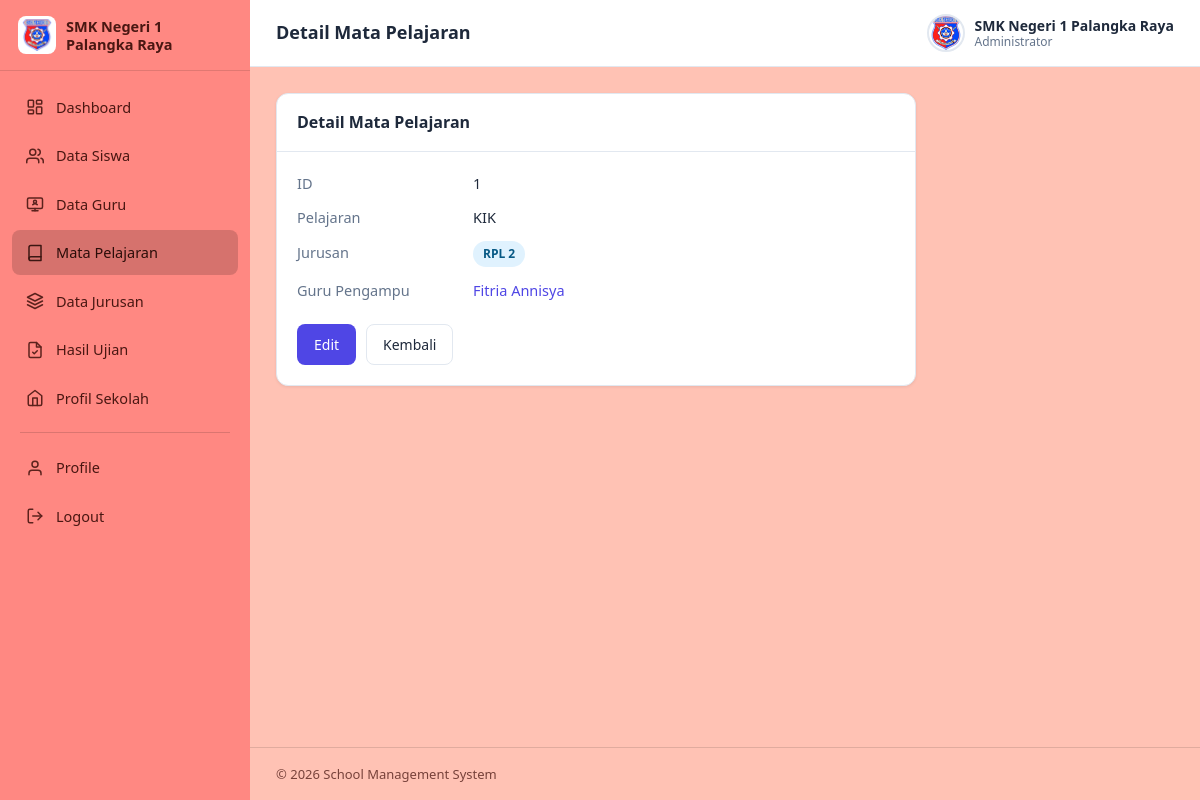
Screenshot of /web_sekolah/pages/pelajaran/detail.php?id=1 (signed in) with the database file from the repository.
### tables this page shows
CREATE TABLE `tbl_pelajaran` (
  `id` int(11) NOT NULL AUTO_INCREMENT,
  `pelajaran` varchar(50) NOT NULL,
  `jurusan` varchar(50) NOT NULL,
  `guru` varchar(50) NOT NULL,
  PRIMARY KEY (`id`)
);

### web_sekolah/includes/functions.php (called while the page is built, shortened)
<?php
function e(?string $s): string
{
    return htmlspecialchars((string)$s, ENT_QUOTES, 'UTF-8');
}

### web_sekolah/pages/pelajaran/detail.php (the view, shortened to what this page needs)
<?php
require_once __DIR__ . '/../../includes/functions.php';
$pdo = db();
$id = (int)($_GET['id'] ?? 0);
$stmt = $pdo->prepare('SELECT * FROM tbl_pelajaran WHERE id = ?');
$stmt->execute([$id]);
$p = $stmt->fetch();
$guruInfo = $pdo->prepare('SELECT * FROM tbl_guru WHERE nama = ? LIMIT 1');
$guruInfo->execute([$p['guru']]);
$guru = $guruInfo->fetch();
include __DIR__ . '/../../includes/header.php';
?>
<div class="card" style="max-width:640px">
    <div class="card-header"><span class="card-title">Detail Mata Pelajaran</span></div>
    <div class="card-body">
        <dl class="detail-grid">
            <dt>ID</dt><dd><?= (int)$p['id'] ?></dd>
            <dt>Pelajaran</dt><dd><?= e($p['pelajaran']) ?></dd>
            <dt>Jurusan</dt><dd><span class="badge badge-info"><?= e($p['jurusan']) ?></span></dd>
            <dt>Guru Pengampu</dt>
            <dd>
                <?php if ($guru): ?>
                    <a href="<?= BASE_URL ?>/pages/guru/detail.php?id=<?= (int)$guru['id'] ?>"><?= e($p['guru']) ?></a>
                <?php else: ?>
                    <?= e($p['guru']) ?> <?= $p['guru'] !== '' ? '<span class="badge badge-muted">tidak terdaftar</span>' : '' ?>
                <?php endif; ?>
            </dd>
        </dl>
        <div class="form-actions">
            <a href="form.php?id=<?= (int)$p['id'] ?>" class="btn btn-primary">Edit</a>
            <a href="index.php" class="btn btn-secondary">Kembali</a>
        </div>
    </div>
</div>
<?php include __DIR__ . '/../../includes/footer.php'; ?>

### web_sekolah/assets/css/style.css (style rules this page uses)
:root { --primary: #4f46e5; --primary-dark: #4338ca; --primary-light: #eef2ff; --success: #16a34a; --success-light: #dcfce7; --danger: #dc2626; --danger-light: #fee2e2; --warning: #d97706; --warning-light: #fef3c7; --info: #0284c7; --info-light: #e0f2fe; --sidebar-bg: #ff8882; --sidebar-hover: rgba(0,0,0,.08); --sidebar-active: rgba(0,0,0,.16); --sidebar-text: #4a1712; --text: #1e293b; --text-muted: #64748b; --border: #e2e8f0; --bg: #ffc2b4; --card: #ffffff; --radius: 12px; --shadow: 0 1px 3px rgba(15, 23, 42, .08); --shadow-lg: 0 10px 25px rgba(15, 23, 42, .12); --sidebar-w: 250px; }
* { margin: 0; padding: 0; box-sizing: border-box; }
body { font-family: "Segoe UI", system-ui, -apple-system, Roboto, "Helvetica Neue", Arial, sans-serif; background: var(--bg); color: var(--text); font-size: 14.5px; line-height: 1.55; }
a { color: var(--primary); text-decoration: none; }
.card { background: var(--card); border: 1px solid var(--border); border-radius: var(--radius); box-shadow: var(--shadow); margin-bottom: 24px; }
.card-header { display: flex; align-items: center; justify-content: space-between; flex-wrap: wrap; gap: 10px; padding: 16px 20px; border-bottom: 1px solid var(--border); }
.card-title { font-size: 16px; font-weight: 600; }
.card-body { padding: 20px; }
.btn { display: inline-flex; align-items: center; gap: 7px; padding: 9px 16px; border: 1px solid transparent; border-radius: 8px; font-size: 14px; font-weight: 500; cursor: pointer; transition: background .15s, border .15s; white-space: nowrap; }
.btn-primary { background: var(--primary); color: #fff; }
.btn-secondary { background: #fff; color: var(--text); border-color: var(--border); }
.form-actions { display: flex; gap: 10px; margin-top: 22px; }
.badge { display: inline-block; padding: 4px 10px; border-radius: 999px; font-size: 12px; font-weight: 600; }
.badge-info { background: var(--info-light); color: #075985; }
.detail-grid { display: grid; grid-template-columns: 160px 1fr; row-gap: 12px; column-gap: 16px; }
.detail-grid dt { color: var(--text-muted); font-weight: 500; }
.detail-grid dd { font-weight: 500; }

### rows the page displays
tbl_pelajaran: id "1", pelajaran "KIK", jurusan "RPL 2", guru "Fitria Annisya"

### other values shown
$page_title "Detail Mata Pelajaran"
$_tbUser['nama'] "SMK Negeri 1 Palangka Raya"
$_tbUser['jabatan'] "Administrator"
APP_NAME "School Management System"
